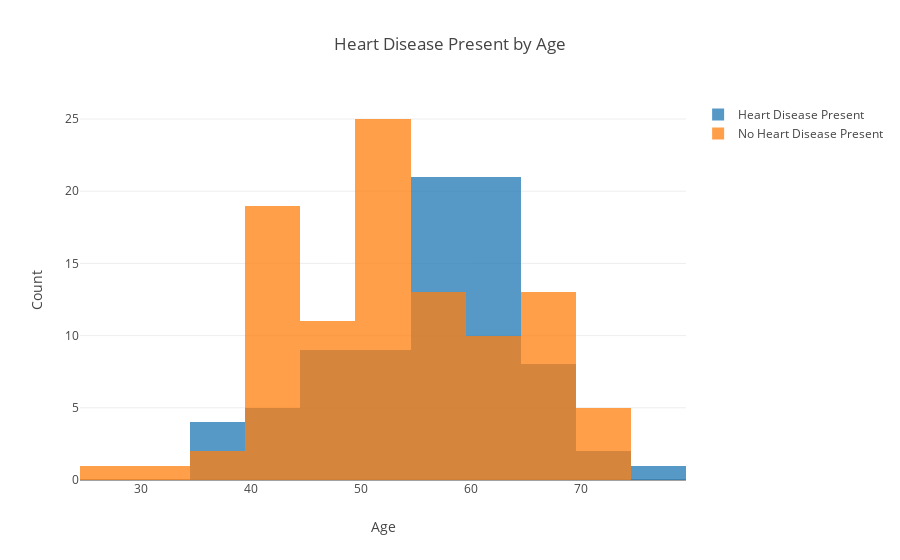

Write notebook code for a chart like this one.
### Code cell
import plotly.plotly as py
from plotly.offline import download_plotlyjs, init_notebook_mode, plot, iplot
init_notebook_mode(connected=True)
import plotly
import plotly.graph_objs as go
import numpy as np

x1=heart_disease_present.age
x2=no_heart_disease.age
trace1 = go.Histogram(
    x=x1,
    name='Heart Disease Present',
    opacity=0.75
)
trace2 = go.Histogram(
    x=x2,
    name='No Heart Disease Present',
    opacity=0.75
)

data = [trace1, trace2]
layout = go.Layout(
    title='Heart Disease Present by Age',
    xaxis=dict(
        title='Age'
    ),
    yaxis=dict(
        title='Count'
    ),
    barmode='overlay'
)

fig = go.Figure(data=data, layout=layout)

iplot(fig, filename='overlaid histogram')

### Figure 1 — Plotly figure (JSON) as saved in the notebook; plotly's stock layout.template omitted (floating-point values rounded to 4 significant figures)
{"data": [{"name": "Heart Disease Present", "opacity": 0.75, "type": "histogram", "uid": "70d5d644-7cdc-4f5e-80bc-616068032a93", "x": [77, 40, 60, 57, 59, 64, 38, 50, 60, 58, 60, 65, 53, 58, 52, 57, 62, 46, 63, 56, 61, 54, 62, 44, 51, 56, 35, 70, 49, 59, 66, 54, 60, 63, 54, 48, 58, 49, 59, 67, 60, 64, 59, 55, 48, 51, 68, 41, 55, 62, 65, 67, 70, 64, 58, 58, 48, 62, 55, 40, 58, 61, 47, 57, 35, 44, 62, 59, 60, 60, 62, 45, 46, 58, 66, 39, 51, 67, 55, 64]}, {"name": "No Heart Disease Present", "opacity": 0.75, "type": "histogram", "uid": "630bf4c1-08ec-462c-ba11-e6e5f6caab06", "x": [45, 54, 59, 42, 50, 66, 42, 45, 45, 29, 71, 52, 67, 66, 70, 68, 57, 52, 51, 41, 64, 48, 57, 62, 74, 61, 63, 71, 65, 54, 51, 71, 46, 43, 44, 42, 67, 45, 50, 43, 55, 44, 47, 52, 37, 52, 53, 51, 41, 57, 55, 49, 54, 44, 68, 69, 65, 58, 39, 56, 51, 64, 64, 54, 51, 64, 50, 41, 58, 41, 34, 57, 53, 65, 42, 54, 51, 58, 41, 65, 44, 44, 56, 44, 63, 40, 54, 54, 69, 48, 44, 49, 53, 67, 57, 63, 64, 54, 48, 54]}], "layout": {"barmode": "overlay", "title": "Heart Disease Present by Age", "xaxis": {"title": "Age"}, "yaxis": {"title": "Count"}}}
